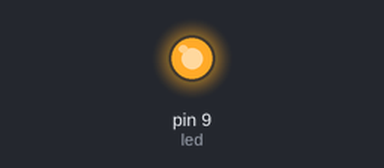
A sketch run on a simulated Arduino Uno, built with avr-gcc and run on an emulated ATmega328P. Parts: output pins drawn as LEDs (lit = HIGH).

Above: at 0.1 s.
Timing chart, 0 to 1.6 s (numbered marks = the images above):
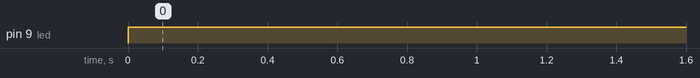

Measured:
- by itself, pin 9 (led): LOW → HIGH at 0.00 s

The sketch:

FadeTest.ino
```cpp
int led = 9;
int brigthness = 255;

void setup()
{
  pinMode(led, OUTPUT);

}

void loop()
{
  analogWrite(led, brigthness);
}
```
